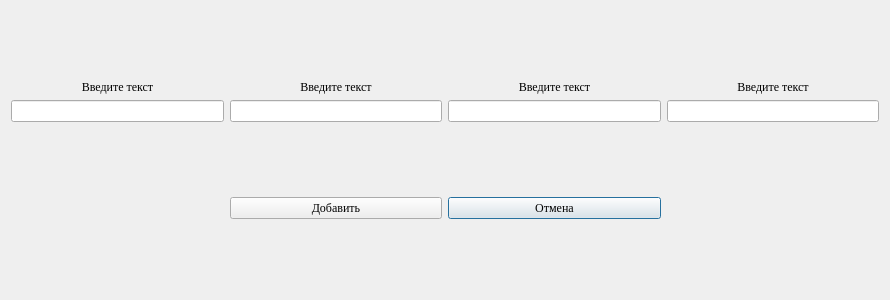
<?xml version="1.0" encoding="UTF-8"?>
<ui version="4.0">
 <class>AddRec</class>
 <widget class="QDialog" name="AddRec">
  <property name="geometry">
   <rect>
    <x>0</x>
    <y>0</y>
    <width>890</width>
    <height>300</height>
   </rect>
  </property>
  <property name="font">
   <font>
    <family>Times New Roman</family>
   </font>
  </property>
  <property name="windowTitle">
   <string>Add record</string>
  </property>
  <layout class="QGridLayout" name="gridLayout">
   <item row="1" column="2">
    <widget class="QPushButton" name="pushButton_cancel">
     <property name="text">
      <string>Отмена</string>
     </property>
    </widget>
   </item>
   <item row="0" column="0">
    <layout class="QVBoxLayout" name="verticalLayout_2">
     <item>
      <widget class="QLabel" name="label_2">
       <property name="sizePolicy">
        <sizepolicy hsizetype="Preferred" vsizetype="Fixed">
         <horstretch>0</horstretch>
         <verstretch>0</verstretch>
        </sizepolicy>
       </property>
       <property name="text">
        <string>Введите текст</string>
       </property>
       <property name="alignment">
        <set>Qt::AlignCenter</set>
       </property>
      </widget>
     </item>
     <item>
      <widget class="QLineEdit" name="lineEdit_2"/>
     </item>
    </layout>
   </item>
   <item row="0" column="1">
    <layout class="QVBoxLayout" name="verticalLayout_3">
     <item>
      <widget class="QLabel" name="label_3">
       <property name="sizePolicy">
        <sizepolicy hsizetype="Preferred" vsizetype="Fixed">
         <horstretch>0</horstretch>
         <verstretch>0</verstretch>
        </sizepolicy>
       </property>
       <property name="text">
        <string>Введите текст</string>
       </property>
       <property name="alignment">
        <set>Qt::AlignCenter</set>
       </property>
      </widget>
     </item>
     <item>
      <widget class="QLineEdit" name="lineEdit_3"/>
     </item>
    </layout>
   </item>
   <item row="0" column="2">
    <layout class="QVBoxLayout" name="verticalLayout_4">
     <item>
      <widget class="QLabel" name="label_4">
       <property name="sizePolicy">
        <sizepolicy hsizetype="Preferred" vsizetype="Fixed">
         <horstretch>0</horstretch>
         <verstretch>0</verstretch>
        </sizepolicy>
       </property>
       <property name="text">
        <string>Введите текст</string>
       </property>
       <property name="alignment">
        <set>Qt::AlignCenter</set>
       </property>
      </widget>
     </item>
     <item>
      <widget class="QLineEdit" name="lineEdit_4"/>
     </item>
    </layout>
   </item>
   <item row="0" column="3">
    <layout class="QVBoxLayout" name="verticalLayout_5">
     <item>
      <widget class="QLabel" name="label_5">
       <property name="sizePolicy">
        <sizepolicy hsizetype="Preferred" vsizetype="Fixed">
         <horstretch>0</horstretch>
         <verstretch>0</verstretch>
        </sizepolicy>
       </property>
       <property name="text">
        <string>Введите текст</string>
       </property>
       <property name="alignment">
        <set>Qt::AlignCenter</set>
       </property>
      </widget>
     </item>
     <item>
      <widget class="QLineEdit" name="lineEdit_5"/>
     </item>
    </layout>
   </item>
   <item row="1" column="1">
    <widget class="QPushButton" name="pushButton_add">
     <property name="text">
      <string>Добавить</string>
     </property>
    </widget>
   </item>
  </layout>
 </widget>
 <resources/>
 <connections/>
</ui>
